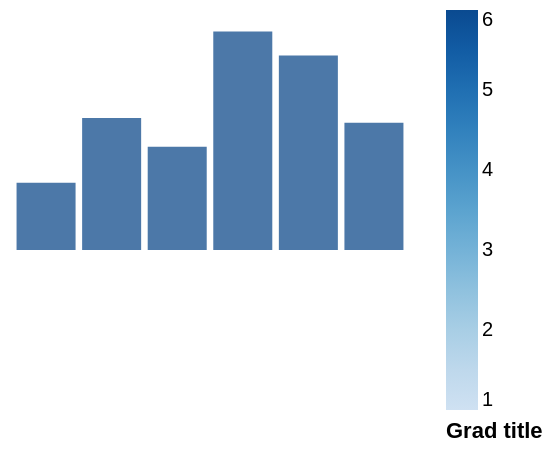

Vega-Lite specification for this chart:
### Vega specification from a JSON file in a GitHub repository (floating-point values rounded to 4 significant figures)
{"width": 200, "height": 120, "padding": 5, "data": [{"name": "t", "values": [{"a": "Alpha", "b": 28, "c": "x", "d": 1}, {"a": "Bravo", "b": 55, "c": "y", "d": 2}, {"a": "Charlie", "b": 43, "c": "x", "d": 3}, {"a": "Delta", "b": 91, "c": "z", "d": 4}, {"a": "Echo", "b": 81, "c": "y", "d": 5}, {"a": "Foxtrot", "b": 53, "c": "z", "d": 6}]}], "scales": [{"name": "x", "type": "band", "domain": {"data": "t", "field": "a"}, "range": "width", "padding": 0.1}, {"name": "y", "type": "linear", "domain": {"data": "t", "field": "b"}, "range": "height", "nice": true}, {"name": "color", "type": "ordinal", "domain": {"data": "t", "field": "c"}, "range": {"scheme": "category10"}}, {"name": "ramp", "type": "linear", "domain": {"data": "t", "field": "d"}, "range": {"scheme": "blues"}}, {"name": "size", "type": "linear", "domain": {"data": "t", "field": "b"}, "range": [10, 200]}, {"name": "shape", "type": "ordinal", "domain": {"data": "t", "field": "c"}, "range": "symbol"}, {"name": "quant", "type": "quantize", "domain": [0, 100], "range": {"scheme": "greens", "count": 4}}], "marks": [{"type": "rect", "from": {"data": "t"}, "encode": {"enter": {"x": {"scale": "x", "field": "a"}, "width": {"scale": "x", "band": 1}, "y": {"scale": "y", "field": "b"}, "y2": {"scale": "y", "value": 0}}}}], "legends": [{"fill": "ramp", "type": "gradient", "title": "Grad title", "titleOrient": "bottom", "titleAnchor": "start", "orient": "right"}]}
